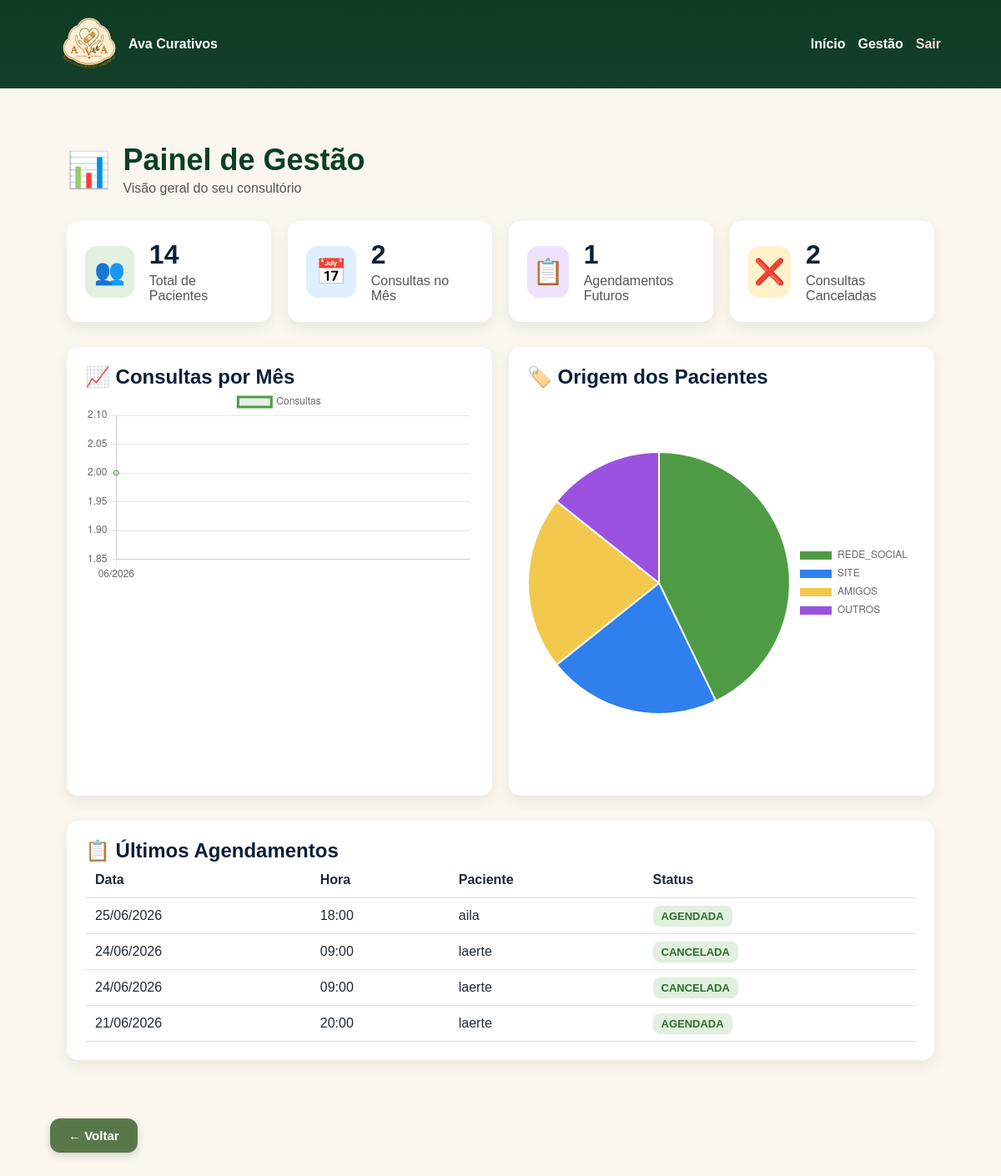
/gestao/ (signed in), run on an earlier commit of the app's database.
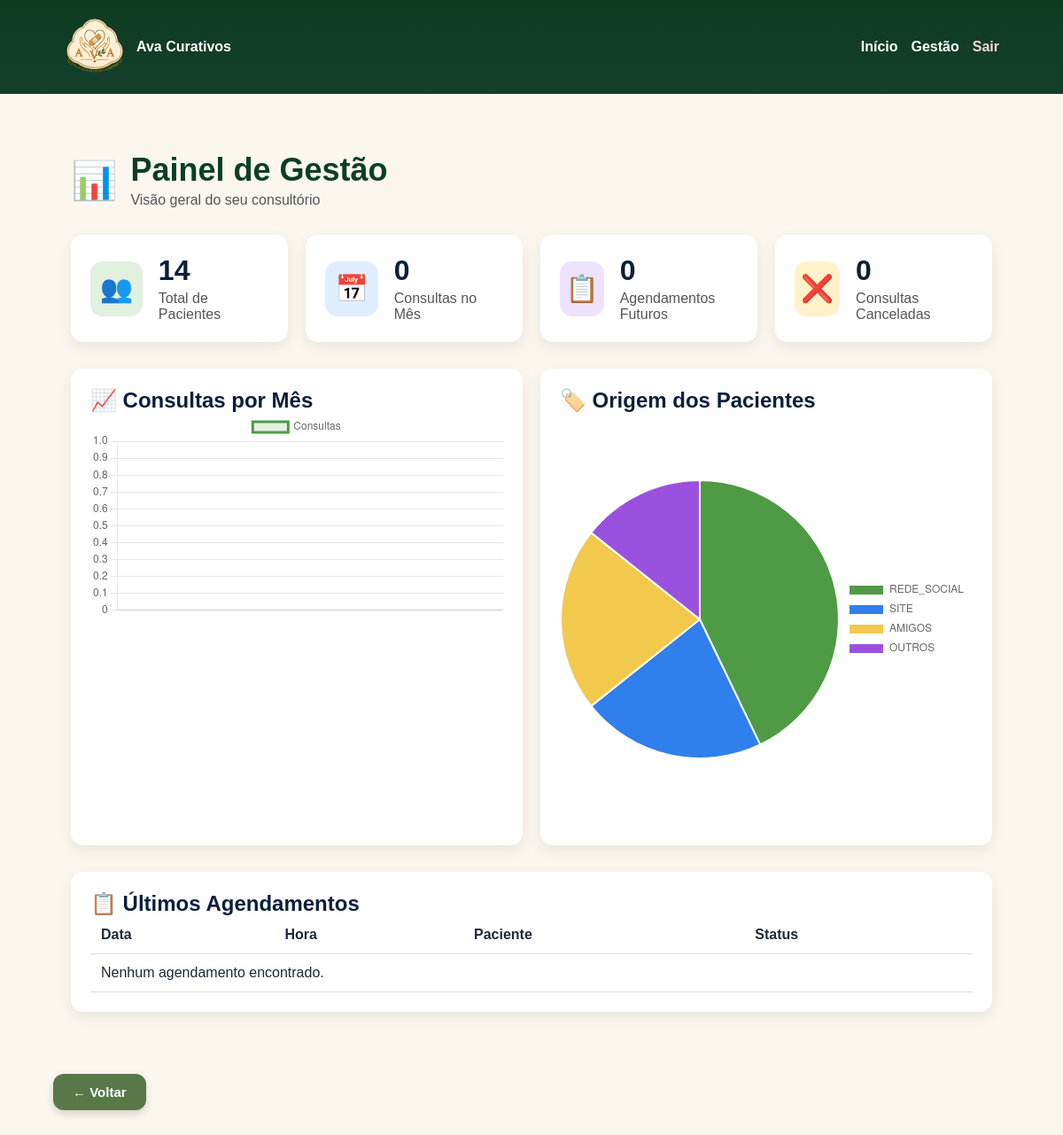
And on a later commit of the database.
### consultas/models.py (models this page shows)
class AgendaConsulta(models.Model):
    STATUS_CHOICES = [
        ("AGENDADA", "Agendada"),
        ("REALIZADA", "Realizada"),
        ("CANCELADA", "Cancelada"),
        ("BLOQUEADA", "Bloqueada"),
    ]
    paciente = models.ForeignKey(
        Paciente,
        on_delete=models.CASCADE,
        related_name="agendamentos",
        blank=True,
        null=True
    )
    data = models.DateField()
    hora = models.TimeField(
        blank=True,
        null=True
    )
    observacao = models.TextField(
        blank=True,
        null=True
    )
    status = models.CharField(
        max_length=20,
        choices=STATUS_CHOICES,
        default="AGENDADA"
    )
    criado_em = models.DateTimeField(auto_now_add=True)

### pacientes/models.py (models this page shows, shortened)
class Paciente(models.Model):
    ORIGEM_CHOICES = [
        ('REDE_SOCIAL', 'Rede Social'),
        ('SITE', 'Site'),
        ('AMIGOS', 'Amigos'),
        ('OUTROS', 'Outros'),
    ]
    nome = models.CharField(max_length=200)
    endereco = models.CharField(max_length=255)
    telefone = models.CharField(max_length=20)
    data_nascimento = models.DateField()
    origem = models.CharField(max_length=20, choices=ORIGEM_CHOICES)
    email = models.EmailField(blank=True, null=True)
    criado_em = models.DateTimeField(auto_now_add=True)

### gestao/views.py (the view)
# urls.py: path('gestao/', painel_gestao, name='painel_gestao'),
@login_required
def painel_gestao(request):
    hoje = timezone.localdate()
    total_pacientes = Paciente.objects.count()
    total_consultas = Consulta.objects.count()
    usuarios_ativos = User.objects.filter(is_active=True).count()
    total_consultas_mes = Consulta.objects.filter(
        criada_em__year=hoje.year,
        criada_em__month=hoje.month
    ).count()
    total_agendamentos = AgendaConsulta.objects.filter(
        data__gte=hoje
    ).exclude(
        status="CANCELADA"
    ).count()
    total_canceladas = AgendaConsulta.objects.filter(
        status="CANCELADA"
    ).count()
    consultas_por_mes = (
        Consulta.objects
        .annotate(mes=TruncMonth("criada_em"))
        .values("mes")
        .annotate(total=Count("id"))
        .order_by("mes")
    )
    meses_labels = []
    meses_valores = []
    for item in consultas_por_mes:
        if item["mes"]:
            meses_labels.append(item["mes"].strftime("%m/%Y"))
            meses_valores.append(item["total"])
    origem_qs = (
        Paciente.objects
        .values("origem")
        .annotate(total=Count("id"))
        .order_by("-total")
    )
    origem_labels = []
    origem_valores = []
    for item in origem_qs:
        origem = item["origem"] or "Não informado"
        origem_labels.append(origem)
        origem_valores.append(item["total"])
    ultimos_agendamentos = (
        AgendaConsulta.objects
        .select_related("paciente")
        .order_by("-data", "-hora")[:10]
    )
    return render(
        request,
        "gestao/painel.html",
        {
            "total_pacientes": total_pacientes,
            "total_consultas": total_consultas,
            "usuarios_ativos": usuarios_ativos,
            "total_consultas_mes": total_consultas_mes,
            "total_agendamentos": total_agendamentos,
            "total_canceladas": total_canceladas,
            "meses_labels": json.dumps(meses_labels),
            "meses_valores": json.dumps(meses_valores),
            "origem_labels": json.dumps(origem_labels),
            "origem_valores": json.dumps(origem_valores),
            "ultimos_agendamentos": ultimos_agendamentos,
        }
    )

### templates/gestao/painel.html (shortened to what this page needs)
{% extends 'base.html' %}
{% load static %}
{% block content %}
<div class="gestao-container">
    <div class="gestao-titulo">
        <span>📊</span>
        <div>
            <h1>Painel de Gestão</h1>
            <p>Visão geral do seu consultório</p>
        </div>
    </div>
    <div class="cards-resumo">
        <div class="card-resumo">
            <div class="icone-card verde">👥</div>
            <div>
                <h2>{{ total_pacientes }}</h2>
                <p>Total de Pacientes</p>
            </div>
        </div>
        <div class="card-resumo">
            <div class="icone-card azul">📅</div>
            <div>
                <h2>{{ total_consultas_mes }}</h2>
                <p>Consultas no Mês</p>
            </div>
        </div>
        <div class="card-resumo">
            <div class="icone-card roxo">📋</div>
            <div>
                <h2>{{ total_agendamentos }}</h2>
                <p>Agendamentos Futuros</p>
            </div>
        </div>
        <div class="card-resumo">
            <div class="icone-card amarelo">❌</div>
            <div>
                <h2>{{ total_canceladas }}</h2>
                <p>Consultas Canceladas</p>
            </div>
        </div>
    </div>
    <div class="graficos-grid">
        <div class="grafico-card">
            <h2>📈 Consultas por Mês</h2>
            <canvas id="graficoConsultas"></canvas>
        </div>
        <div class="grafico-card">
            <h2>🏷️ Origem dos Pacientes</h2>
            <canvas id="graficoOrigem"></canvas>
        </div>
    </div>
    <div class="tabela-card">
        <h2>📋 Últimos Agendamentos</h2>
        <table>
            <thead>
                <tr>
                    <th>Data</th>
                    <th>Hora</th>
                    <th>Paciente</th>
                    <th>Status</th>
                </tr>
            </thead>
            <tbody>
                {% for item in ultimos_agendamentos %}
                <tr>
                    <td>{{ item.data|date:"d/m/Y" }}</td>
                    <td>{{ item.hora|time:"H:i" }}</td>
                    <td>{{ item.paciente.nome }}</td>
                    <td>
                        <span class="status">{{ item.status }}</span>
                    </td>
                </tr>
                {% empty %}
                <tr>
                    <td colspan="4">Nenhum agendamento encontrado.</td>
                </tr>
                {% endfor %}
            </tbody>
        </table>
    </div>
</div>
<script>
const origemLabels = {{ origem_labels|safe }};
const origemValores = {{ origem_valores|safe }};
const mesesLabels = {{ meses_labels|safe }};
const mesesValores = {{ meses_valores|safe }};
new Chart(document.getElementById("graficoOrigem"), {
    type: "pie",
    data: {
        labels: origemLabels,
        datasets: [{
            data: origemValores,
            backgroundColor: [
                "#4f9b45",
                "#2f80ed",
                "#f2c94c",
                "#9b51e0",
                "#eb5757"
            ]
        }]
    },
    options: {
        responsive: true,
        plugins: {
            legend: {
                position: "right"
            }
        }
    }
});
new Chart(document.getElementById("graficoConsultas"), {
    type: "line",
    data: {
        labels: mesesLabels,
        datasets: [{
            label: "Consultas",
            data: mesesValores,
            borderColor: "#4f9b45",
            backgroundColor: "rgba(79,155,69,.15)",
            tension: .3,
            fill: true
        }]
    },
    options: {
        responsive: true
    }
});
</script>
{% endblock %}

### templates/base.html (shortened to what this page needs)
{% load static %}
<!DOCTYPE html>
<html lang="pt-br">
<head>
    <link rel="stylesheet" href="{% static 'css/style.css' %}">
</head>
{% load static %}
<body>
<header class="topbar">
    <div class="logo-area">
        <img src="{% static 'img/logo_ava.png' %}" class="logo-img" alt="Ava Curativos">
        <div>
            <strong>Ava Curativos</strong>
        </div>
    </div>
    {% if user.is_authenticated %}
    <nav>
        <a href="{% url 'home' %}">Início</a>
        <a href="{% url 'painel_gestao' %}">Gestão</a>
        <a href="{% url 'logout' %}" class="sair">Sair</a>
    </nav>
    {% endif %}
</header>
<main class="container">
    {% block content %}
    {% endblock %}
    {% if request.path != '/' %}
    <div class="area-voltar">
        <a href="javascript:history.back()" class="btn-voltar">
            ← Voltar
        </a>
    </div>
    {% endif %}
</main>
</body>
</html>

### static/css/style.css (style rules this page uses)
* { margin:0; padding:0; box-sizing:border-box; font-family:Arial, Helvetica, sans-serif; }
body { background:#f3f6fb; color:#1f2937; }
.topbar { background:#123d73; color:white; padding:18px 6%; display:flex; justify-content:space-between; align-items:center; gap:20px; }
nav { display:flex; gap:15px; flex-wrap:wrap; }
nav a { color:white; text-decoration:none; font-weight:bold; }
nav .sair { color:#ffd6d6; }
.container { width:90%; max-width:1100px; margin:35px auto; }
.logo-area { display:flex; align-items:center; gap:12px; }
.logo-area img, .logo-img { width:70px; height:70px; object-fit:contain; background:transparent; }
body { background:#fbf7ef; }
.topbar { background:linear-gradient(180deg, #0f3b22, #143f2b); }
.area-voltar { margin-top:25px; }
.btn-voltar { display:inline-flex; align-items:center; gap:8px; background:#4f6f45; color:white; padding:12px 22px; border-radius:12px; text-decoration:none; font-weight:600; font-size:15px; transition:.3s; box-shadow: 0 4px 12px rgba(79,111,69,.25); }
:root { --verde-principal:#556f47; --verde-escuro:#3f5a38; --bege:#f8f4ec; --azul:#123d73; }
.btn-voltar { background:var(--verde-principal); }
.btn-voltar { display:inline-block; background:#58784a; color:white; text-decoration:none; padding:12px 22px; border-radius:12px; font-weight:600; margin-top:15px; box-shadow:0 4px 10px rgba(0,0,0,.15); transition:.2s; }
.gestao-container { max-width:1200px; margin:0 auto; padding:30px 20px; }
.gestao-titulo { display:flex; align-items:center; gap:15px; margin-bottom:30px; }
.gestao-titulo span { font-size:42px; }
.gestao-titulo h1 { color:#0b3f25; font-size:36px; margin:0; }
.gestao-titulo p { margin:4px 0 0; color:#555; }
.cards-resumo { display:grid; grid-template-columns:repeat(4, 1fr); gap:20px; margin-bottom:30px; }
.card-resumo, .grafico-card, .tabela-card { background:white; border-radius:14px; padding:22px; box-shadow:0 6px 18px rgba(0,0,0,.08); }
.card-resumo { display:flex; align-items:center; gap:18px; }
.card-resumo h2 { font-size:32px; margin:0; color:#0b1f3a; }
.card-resumo p { margin:4px 0 0; color:#555; }
.icone-card { width:62px; height:62px; display:flex; align-items:center; justify-content:center; border-radius:14px; font-size:30px; }
.verde { background:#e1f0df; }
.azul { background:#e0efff; }
.roxo { background:#efe2ff; }
.amarelo { background:#fff2ca; }
.graficos-grid { display:grid; grid-template-columns:1fr 1fr; gap:20px; margin-bottom:30px; }
.grafico-card h2, .tabela-card h2 { margin-top:0; color:#0b1f3a; }
table { width:100%; border-collapse:collapse; }
th, td { padding:12px; border-bottom:1px solid #ddd; text-align:left; }

What changed in the data, as far as the page shows it:
removed AgendaConsulta: data "25/06/2026", hora "18:00", paciente.nome "aila", status "AGENDADA"
removed AgendaConsulta: data "24/06/2026", hora "09:00", paciente.nome "laerte", status "CANCELADA"
removed AgendaConsulta: data "24/06/2026", hora "09:00", paciente.nome "laerte", status "CANCELADA"
removed AgendaConsulta: data "21/06/2026", hora "20:00", paciente.nome "laerte", status "AGENDADA"
Also different on the page:
{{ total_consultas_mes }}: "2" → "0"
{{ total_agendamentos }}: "1" → "0"
{{ total_canceladas }}: "2" → "0"
chart data {{ meses_labels|safe }}: ["06/2026"] → []
chart data {{ meses_valores|safe }}: [2] → []
text now shown: "Nenhum agendamento encontrado."
